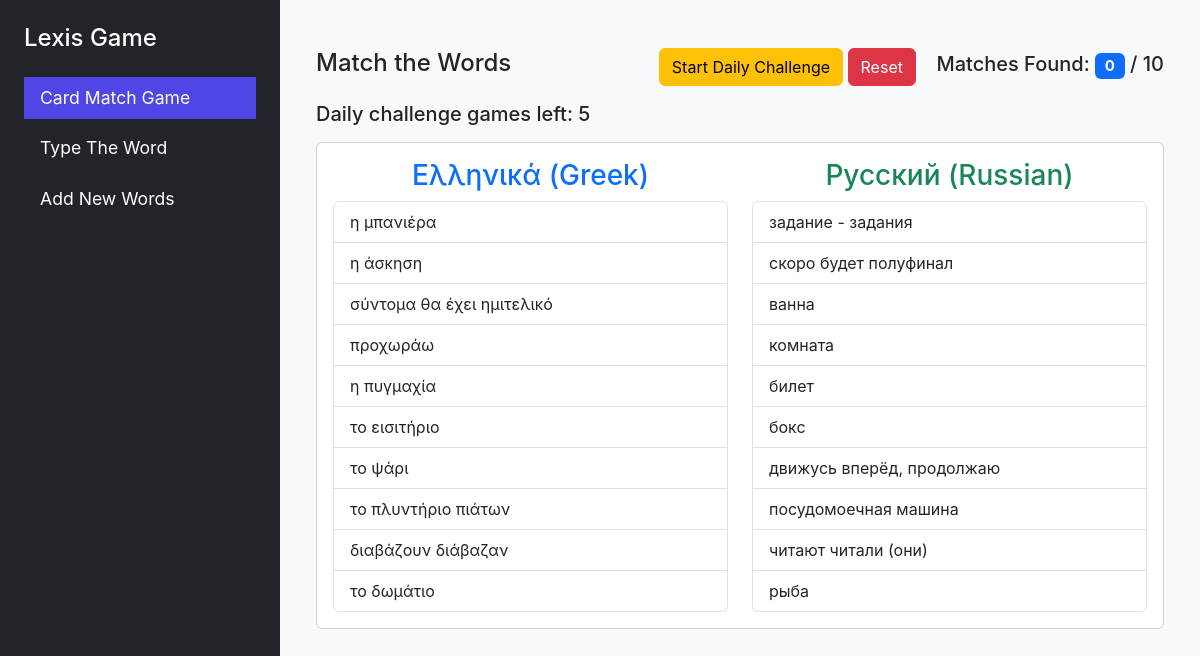
The page / on the database its author committed.
### core/models.py (models this page shows, shortened)
class Word(models.Model):
    greek_word = models.CharField(max_length=100, unique=True, help_text="The word in Greek")
    russian_translation = models.CharField(max_length=100, help_text="The Russian translation")
    score = models.IntegerField(default=0, help_text="Score for tracking success. +1 for correct, -1 for incorrect.")
    class Meta:
        ordering = ['score'] # Default ordering: show words that need more practice first.

### core/views.py (the view)
# urls.py: path('', views.card_match_game, name='card_match_game'),
def card_match_game(request):
    is_daily_challenge = request.GET.get('daily_challenge') == 'true'
    all_words = list(Word.objects.all())
    if is_daily_challenge:
        if len(all_words) < 10:
            return render(request, 'card_match_game.html', {'error': 'Please add at least 10 word pairs for the daily challenge.'})
        words = random.sample(all_words, 10)
    else:
        if len(all_words) < 2:
            return render(request, 'card_match_game.html', {'error': 'Please add at least 2 word pairs.'})
        all_words.sort(key=lambda w: w.score)
        priority_cutoff = int(len(all_words) * 0.4)
        if len(all_words) > 0 and priority_cutoff == 0:
            priority_cutoff = 1
        priority_words = all_words[:priority_cutoff]
        other_words = all_words[priority_cutoff:]
        game_words = []
        num_priority_to_pick = min(len(priority_words), 7)
        if priority_words:
            game_words.extend(random.sample(priority_words, num_priority_to_pick))
        num_other_to_pick = 10 - len(game_words)
        if other_words and num_other_to_pick > 0:
            num_other_to_pick = min(len(other_words), num_other_to_pick)
            game_words.extend(random.sample(other_words, num_other_to_pick))
        if len(game_words) < 10:
            remaining_pool = [w for w in all_words if w not in game_words]
            needed = 10 - len(game_words)
            if remaining_pool:
                game_words.extend(random.sample(remaining_pool, min(needed, len(remaining_pool))))
        random.shuffle(game_words)
        words = game_words[:10]
    if not words:
        return render(request, 'card_match_game.html', {'error': 'Could not select any words for the game.'})
    greek_cards = []
    russian_cards = []
    for word in words:
        greek_cards.append({'id': word.id, 'text': word.greek_word, 'pair_id': word.id})
        russian_cards.append({'id': word.id, 'text': word.russian_translation, 'pair_id': word.id})
    random.shuffle(greek_cards)
    random.shuffle(russian_cards)
    context = {
        'greek_cards': greek_cards,
        'russian_cards': russian_cards,
        'total_pairs': len(words)
    }
    return render(request, 'card_match_game.html', context)

### core/templates/card_match_game.html (shortened to what this page needs)
{% extends 'base.html' %}
{% block content %}
<div class="container mt-4">
    <div class="d-flex justify-content-between align-items-center mb-3">
        <h2 class="h4">Match the Words</h2>
        <div>
            <button id="start-daily-challenge-btn" class="btn btn-warning">Start Daily Challenge</button>
            <button id="reset-daily-challenge-btn" class="btn btn-danger">Reset</button>
            <span class="h5 ms-3">Matches Found: <span id="matches-count" class="badge bg-primary">0</span> / <span id="total-pairs">{{ total_pairs }}</span></span>
        </div>
    </div>
    <div class="h5 mb-3">Daily challenge games left: <span id="daily-challenge-games">5</span></div>
    {% if error %}
    <div class="alert alert-danger">
        <p class="fw-bold">Error</p>
        <p>{{ error }}</p>
    </div>
    {% else %}
    <div class="card">
        <div class="card-body">
            <div class="row">
                <div class="col-md-6">
                    <h3 class="text-center text-primary">Ελληνικά (Greek)</h3>
                    <div class="list-group" id="greek-cards">
                        {% for card in greek_cards %}
                        <button type="button" class="list-group-item list-group-item-action game-card greek-card"
                                data-id="{{ card.id }}" data-pair-id="{{ card.pair_id }}" data-type="greek">
                            {{ card.text }}
                        </button>
                        {% endfor %}
                    </div>
                </div>
                <div class="col-md-6">
                    <h3 class="text-center text-success">Русский (Russian)</h3>
                    <div class="list-group" id="russian-cards">
                        {% for card in russian_cards %}
                        <button type="button" class="list-group-item list-group-item-action game-card russian-card"
                                data-id="{{ card.id }}" data-pair-id="{{ card.pair_id }}" data-type="russian">
                            {{ card.text }}
                        </button>
                        {% endfor %}
                    </div>
                </div>
            </div>
        </div>
    </div>
    {% endif %}
</div>
{% endblock %}

### core/templates/base.html (shortened to what this page needs)
<!DOCTYPE html>
<html lang="en">
<head>
    <link href="https://cdn.jsdelivr.net/npm/bootstrap@5.3.0/dist/css/bootstrap.min.css" rel="stylesheet">
</head>
<body class="bg-light">
    <div class="d-flex">
        <aside class="sidebar bg-dark text-white p-4">
            <h2 class="h4 mb-4">Lexis Game</h2>
            <nav class="nav flex-column">
                <a href="{% url 'card_match_game' %}" class="nav-link text-white {% if request.resolver_match.url_name == 'card_match_game' %}active{% endif %}">
                    Card Match Game
                </a>
                <a href="{% url 'type_word_game' %}" class="nav-link text-white {% if request.resolver_match.url_name == 'type_word_game' %}active{% endif %}">
                    Type The Word
                </a>
                <a href="{% url 'add_words' %}" class="nav-link text-white {% if request.resolver_match.url_name == 'add_words' %}active{% endif %}">
                    Add New Words
                </a>
            </nav>
        </aside>
        <main class="flex-grow-1 p-4">
            {% block content %}{% endblock %}
        </main>
    </div>
</body>
</html>

### core/templates/base.html (style rules this page uses)
body { font-family: 'Inter', sans-serif; }
.sidebar { width: 280px; min-height: 100vh; }
.sidebar .nav-link { font-size: 1.1rem; margin-bottom: 0.5rem; }
.sidebar .nav-link.active { background-color: #4f46e5; color: white; }

### rows shown on the page
Word: text "η μπανιέρα", text "ванна"
Word: text "η άσκηση", text "задание - задания"
Word: text "σύντομα θα έχει ημιτελικό", text "скоро будет полуфинал"
Word: text "προχωράω", text "движусь вперёд, продолжаю"
Word: text "η πυγμαχία", text "бокс"
Word: text "το εισιτήριο", text "билет"
Word: text "το ψάρι", text "рыба"
Word: text "το πλυντήριο πιάτων", text "посудомоечная машина"
Word: text "διαβάζουν διάβαζαν", text "читают читали (они)"
Word: text "το δωμάτιο", text "комната"

### other values the page prints
{{ total_pairs }} "10"
